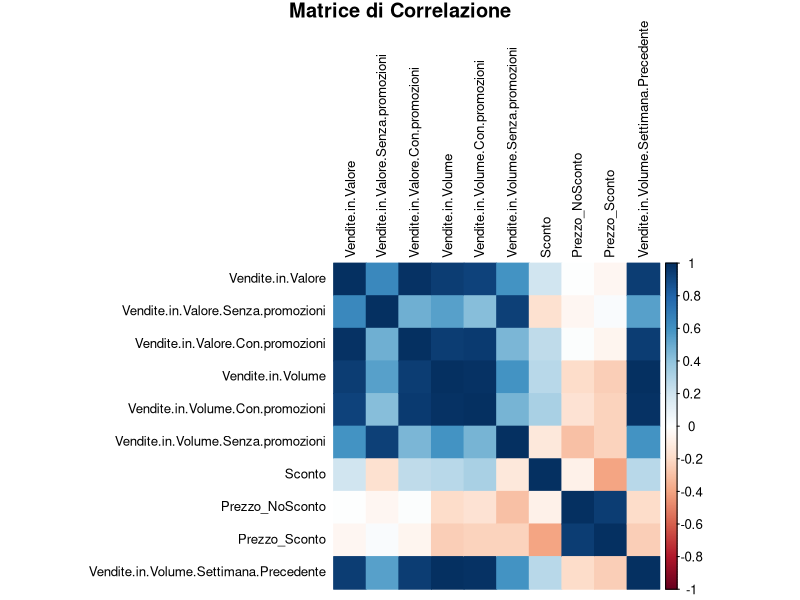
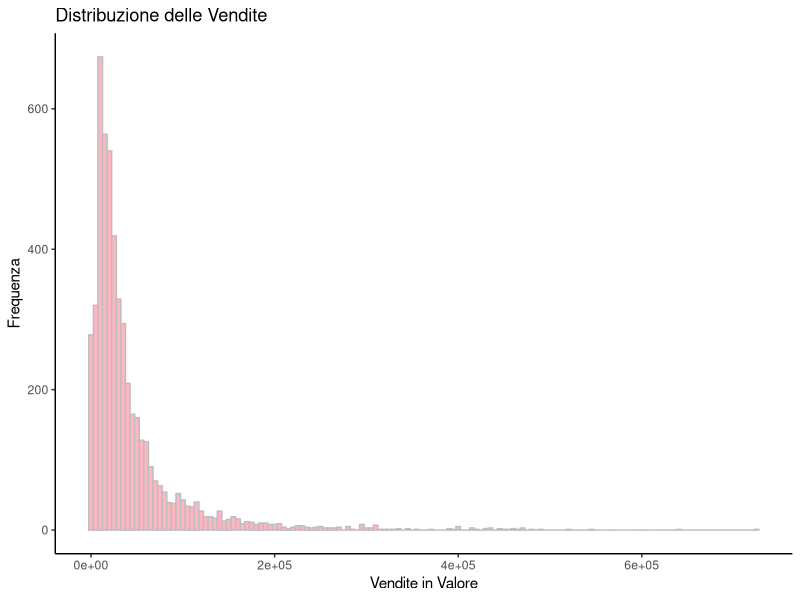
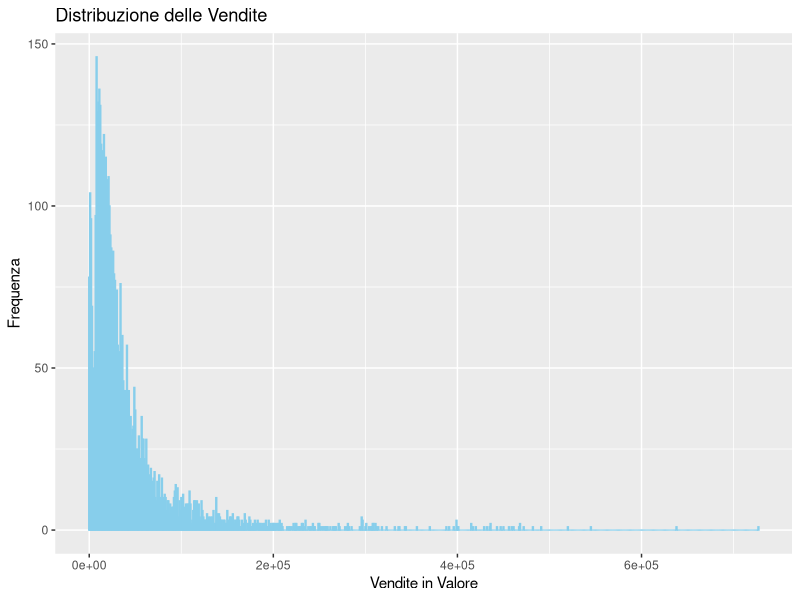
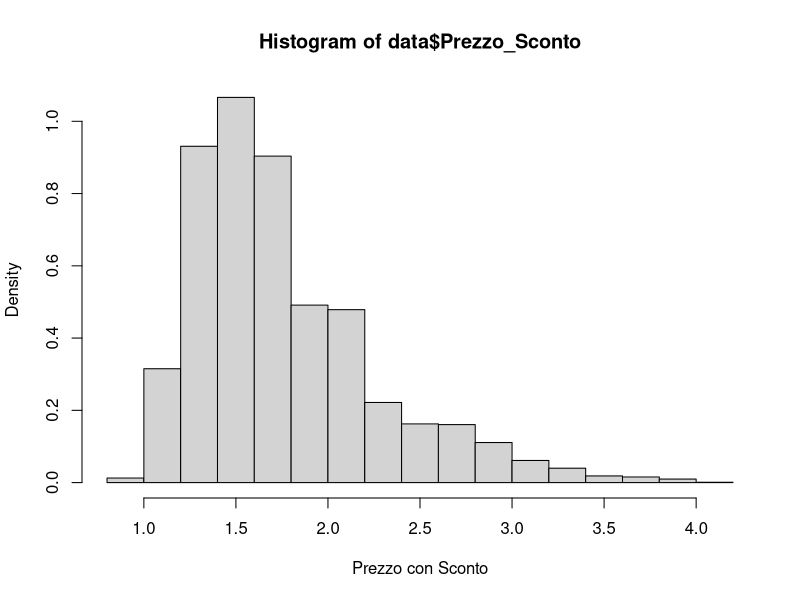
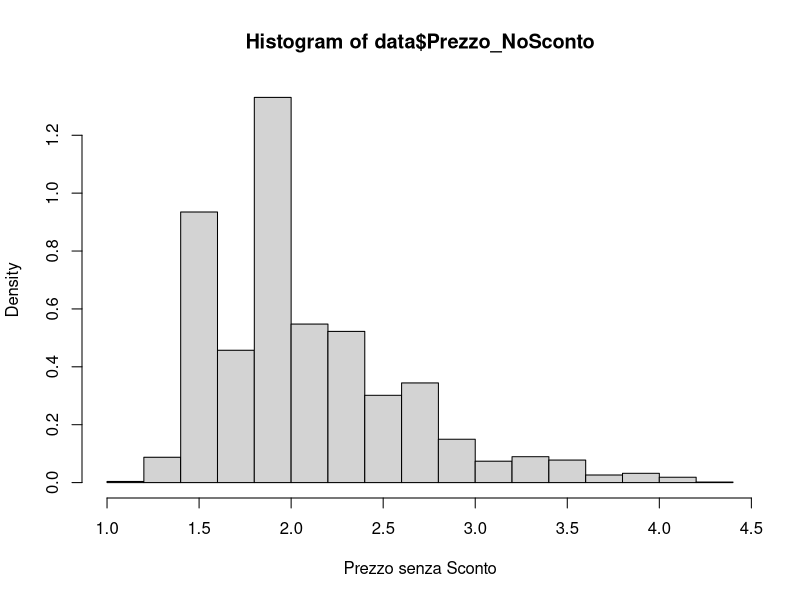
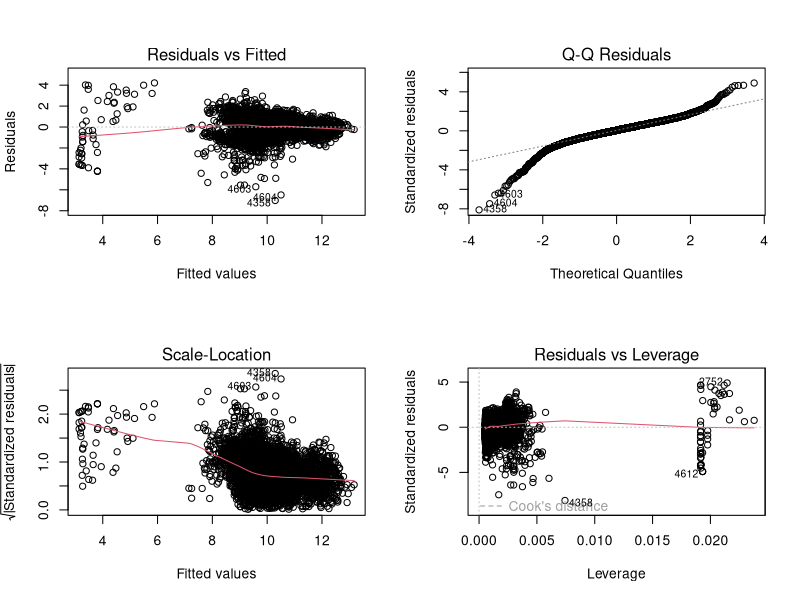
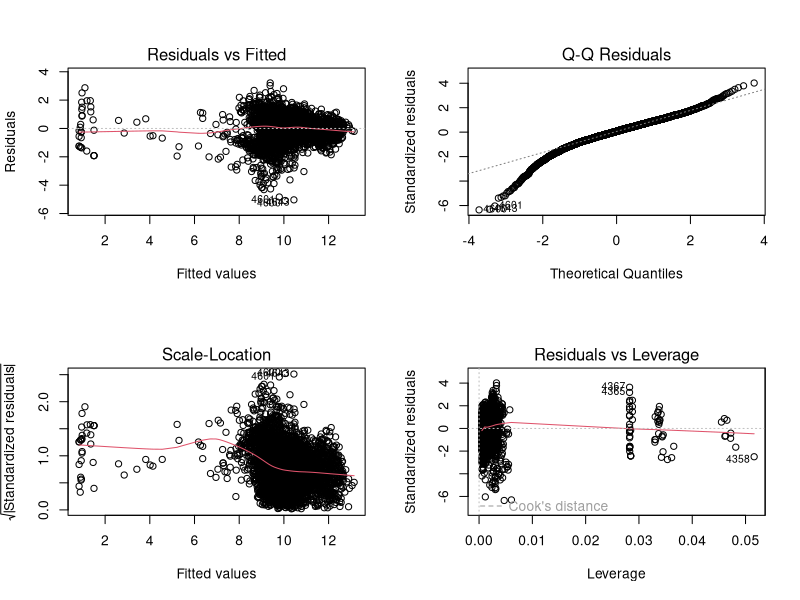
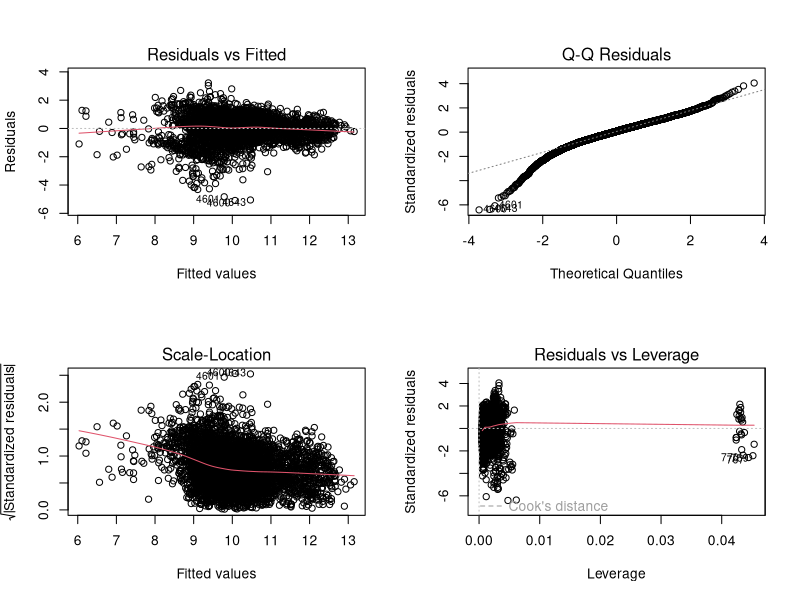

The R source for these figures, in order:
# Libraries -------------------------------------------------------------------
library(dplyr)
library(zoo)
library(ggplot2)
library(broom)
library(corrplot)
library(insight)
library(lattice)
library(lme4)
library(lubridate)
library(tidyr)
library(plm)
library(merTools)
library(nortest)


# Creating Dataset for Regression -------------------------------------------------------------------

data <- read.csv('./Datasets/top20_products.csv')

data$Time <- ymd(data$Time)
data$Year <- year(data$Time)
data$Month <- month(data$Time)

data <- data %>%
  mutate_at(vars(8:38), as.factor)

data <- data %>%
  mutate(Product = recode(Product,
                          "MORETTI BIRRA LAGER REGOLARE 4.6 % BOTTIGLIA DI VETRO 66 CL 1 CT - 800143550001" = "Moretti 66 Cl",
                          "PERONI BIRRA LAGER REGOLARE 4.7 % BOTTIGLIA DI VETRO 66 CL 1 CT - 800000106790" = "Peroni 66 Cl",
                          "HEINEKEN BIRRA LAGER REGOLARE 5 % BOTTIGLIA DI VETRO 66 CL 1 CT - 800689045420" = "Heineken 66 Cl",
                          "ICHNUSA NON FILTRATA BIRRA LAGER REGOLARE 5 % BOTTIGLIA DI VETRO 50 CL 1 CT - 800689068154" = "Ichnusa non filtrata 50 Cl",
                          "TUBORG BIRRA LAGER REGOLARE 5 % BOTTIGLIA DI VETRO 66 CL 1 CT - 800000105931" = "Tuborg 66 Cl",
                          "ICHNUSA BIRRA LAGER REGOLARE 4.7 % BOTTIGLIA DI VETRO 66 CL 1 CT - 800689075846" = "Ichnusa 66 Cl",
                          "PERONI BIRRA LAGER REGOLARE 4.7 % BOTTIGLIA DI VETRO 99 CL 3 CT - 800844000000" = "Peroni 33 Cl x 3",
                          "BECK S BIRRA LAGER REGOLARE 5 % BOTTIGLIA DI VETRO 66 CL 1 CT - 410013092378" = "Beck's 66 Cl",
                          "MORETTI BIRRA LAGER REGOLARE 4.6 % BOTTIGLIA DI VETRO 396 CL 6 CT - 800689002129" = "Moretti 66 Cl x 6",
                          "HEINEKEN BIRRA LAGER REGOLARE 5 % BOTTIGLIA DI VETRO 99 CL 3 CT - 800689043416" = "Heineken 33 Cl x 3",
                          "ICHNUSA BIRRA LAGER REGOLARE 4.7 % BOTTIGLIA DI VETRO 99 CL 3 CT - 800689032513" = "Ichnusa 33 Cl x 3",
                          "MORETTI BIRRA LAGER REGOLARE 4.6 % BOTTIGLIA DI VETRO 198 CL 6 CT - 800143522531" = "Moretti 33 Cl x 6",
                          "MORETTI BIRRA LAGER REGOLARE 4.6 % BOTTIGLIA DI VETRO 99 CL 3 CT - 800143522521" = "Moretti 33 Cl x 3",
                          "PERONI NASTRO AZZURRO BIRRA LAGER REGOLARE 5.2 % BOTTIGLIA DI VETRO 66 CL 1 CT - 800000106793" = "Peroni Nastro Azzurro 66 Cl",
                          "BAVARIA BIRRA PILSNER REGOLARE 5 % BOTTIGLIA DI VETRO 66 CL 1 CT - 871480002489" = "Bavaria 66 Cl",
                          "BIRRIFICIO ANGELO PORETTI 3 LUPPOLI BIRRA LAGER REGOLARE 4.5 % BOTTIGLIA DI VETRO 66 CL 1 CT - 800795001002" = "Poretti 3 Luppoli 66 Cl",
                          "PERONI BIRRA LAGER REGOLARE 4.7 % BOTTIGLIA DI VETRO 198 CL 6 CT - 800844051001" = "Peroni 33 Cl x 6",
                          "CORONA BIRRA LAGER REGOLARE 4.6 % BOTTIGLIA DI VETRO 35.5 CL 1 CT - 750000103281" = "Corona 35.5 Cl",
                          "DREHER BIRRA LAGER REGOLARE 4.7 % BOTTIGLIA DI VETRO 99 CL 3 CT - 800689011133" = "Dreher 33 Cl",
                          "MORETTI BIRRA LAGER REGOLARE 4.6 % LATTINA 66 CL 2 CT - 800143544001" = "Moretti 33 Cl x 2 (lattina)"))


colnames(data)[colnames(data) == "Vendite.in.Valore.Solo.Special.Pack"] <- "Sconto.Solo.Special.Pack"
colnames(data)[colnames(data) == "Vendite.in.Valore.Solo.Volantino"] <- "Sconto.Solo.Volantino"
colnames(data)[colnames(data) == "Vendite.in.Valore.Solo.Display"] <- "Sconto.Solo.Display"
colnames(data)[colnames(data) == "Vendite.in.Valore.Solo.Riduzione.Prezzo"] <- "Sconto.Solo.Riduzione.Prezzo"
colnames(data)[colnames(data) == "Vendite.in.Valore.Solo.Sconto.Loyalty"] <- "Sconto.Solo.Loyalty"
# we do the regression using only these types of discounts 
data[, 13:38] <- NULL

data$Prezzo_NoSconto <- data$Vendite.in.Valore.Senza.promozioni / data$Vendite.in.Volume.Senza.promozioni
data$Prezzo_Sconto <- data$Vendite.in.Valore.Con.promozioni / data$Vendite.in.Volume.Con.promozioni
data <- data %>%
  mutate(Prezzo_Sconto = ifelse(is.na(Prezzo_Sconto), Prezzo_NoSconto, Prezzo_Sconto))

# add column for Holidays
easter_dates <- as.Date(c("2019-04-21", "2020-04-12", "2021-04-04", "2022-04-17", "2023-04-09", "2024-03-31"))
christmas_periods <- seq.Date(from = as.Date("2019-12-20"), to = as.Date("2024-01-06"), by = "year")

is_easter_period <- function(date) {
  any(sapply(easter_dates, function(easter) abs(as.numeric(difftime(date, easter, units = "days"))) <= 7))
}

is_christmas_period <- function(date) {
  any(sapply(christmas_periods, function(christmas) {
    christmas_start <- as.Date(format(christmas, "%Y-12-20"))
    christmas_end <- as.Date(format(christmas + 17, "%Y-%m-%d")) # Natale fino a 6 Gennaio
    date >= christmas_start & date <= christmas_end
  }))
}

data <- data %>%
  mutate(is_holiday = ifelse(sapply(Time, function(date) is_easter_period(date) | is_christmas_period(date)), 1, 0))


# add a column for Summer
is_summer_period <- function(date) {
  year <- year(date)
  summer_start <- as.Date(paste0(year, "-06-21"))
  summer_end <- as.Date(paste0(year, "-09-23"))
  date >= summer_start & date <= summer_end
}

data <- data %>%
  mutate(is_summer = ifelse(sapply(Time, is_summer_period), 1, 0))

data <- data %>%
  mutate_at(vars(21:22), as.factor)


# add column for lag regression 

data <- data %>%
  arrange(Time) %>% 
  mutate(Vendite.in.Volume.Settimana.Precedente = lag(Vendite.in.Volume, default = 0))


# add cluster column

data.cluster <- read.csv('./Datasets/data_cluster.csv')
data.cluster$cluster <- data.cluster$cluster - 1
data <- merge(data, data.cluster[, c("Product", "cluster", "Time")], by = c("Product", "Time"), all.x = TRUE)
data$cluster <- as.factor(data$cluster)
# 1 is for leader, 0 for follower


# Correlation plot -------------------------------------------------------------------

numeric_vars <- data[, -c(17,18)] %>% select_if(is.numeric)
cor_matrix <- cor(numeric_vars, use = "complete.obs")
corrplot::corrplot(cor_matrix, method = 'color', type = 'full', 
         tl.col = "black", tl.cex = 0.8,
         title = "Matrice di Correlazione", mar = c(0, 0, 1, 0))

rm(numeric_vars)


# Take a look at data -------------------------------------------------------------------

ggplot(data, aes(x = Vendite.in.Volume)) + 
  geom_histogram(binwidth = 5000, fill = "lightpink", color = "grey") +
  labs(title = "Distribuzione delle Vendite", x = "Vendite in Valore", y = "Frequenza") + 
  theme_classic()

ggplot(data, aes(x = Vendite.in.Volume.Settimana.Precedente)) + 
  geom_histogram(binwidth = 1000, fill = "grey", color = "skyblue") +
  labs(title = "Distribuzione delle Vendite", x = "Vendite in Valore", y = "Frequenza")

hist(data$Prezzo_Sconto, prob = T, xlab = 'Prezzo con Sconto')
hist(data$Prezzo_NoSconto, prob = T, xlab = 'Prezzo senza Sconto')

# apply the log 
data <- data %>%
  mutate(Vendite.in.Volume.log = log(Vendite.in.Volume),
         Prezzo_Sconto.log = log(Prezzo_Sconto))

data <- data %>%
  mutate(Vendite.in.Volume.Settimana.Precedente.log = ifelse(Vendite.in.Volume.Settimana.Precedente != 0,
                                                             log(Vendite.in.Volume.Settimana.Precedente),
                                                             0))


# Linear regression for Volume Sales -------------------------------------------------------------------

model.0 <- lm(Vendite.in.Volume.log ~ Prezzo_NoSconto + Prezzo_Sconto.log +
                Sconto.Solo.Special.Pack + Sconto.Solo.Volantino + 
                Sconto.Solo.Display + Sconto.Solo.Riduzione.Prezzo + 
                Sconto.Solo.Loyalty + is_holiday + is_summer + Month + Year + cluster,
              data = data)
summary(model.0) # 0.6138 
# the model is significative, with a good R2

model.1 <- lm(Vendite.in.Volume.log ~ Prezzo_NoSconto + Prezzo_Sconto.log +
                Sconto.Solo.Volantino + 
                Sconto.Solo.Display + Sconto.Solo.Riduzione.Prezzo + 
                Sconto.Solo.Loyalty + is_holiday + is_summer + Month + Year + cluster,
              data = data)
summary(model.1) # 0.6128

model.2 <- lm(Vendite.in.Volume.log ~ Prezzo_NoSconto + Prezzo_Sconto.log +
                Sconto.Solo.Volantino + 
                Sconto.Solo.Display + Sconto.Solo.Riduzione.Prezzo + 
                is_holiday + is_summer + Month + Year + cluster,
              data = data)
summary(model.2) # 0.6116

model.3 <- lm(Vendite.in.Volume.log ~ Prezzo_NoSconto + Prezzo_Sconto.log +
                Sconto.Solo.Volantino + 
                Sconto.Solo.Display + Sconto.Solo.Riduzione.Prezzo + 
                is_holiday + is_summer + Year + cluster,
              data = data)
summary(model.3) # 0.6104

model.4 <- lm(Vendite.in.Volume.log ~ Prezzo_NoSconto + Prezzo_Sconto.log +
                Sconto.Solo.Volantino + 
                Sconto.Solo.Display + Sconto.Solo.Riduzione.Prezzo + 
                is_summer + Year + cluster,
              data = data)
summary(model.4) # 0.6083

model.5 <- lm(Vendite.in.Volume.log ~ Prezzo_NoSconto + Prezzo_Sconto.log +
                Sconto.Solo.Volantino + 
                Sconto.Solo.Display + Sconto.Solo.Riduzione.Prezzo + 
                is_summer + cluster,
              data = data) # 0.601
summary(model.5) 


model.6 <- lm(Vendite.in.Volume.log ~ Prezzo_NoSconto + Prezzo_Sconto.log +
                Sconto.Solo.Volantino + 
                Sconto.Solo.Display + Sconto.Solo.Riduzione.Prezzo + 
                cluster,
              data = data) # 0.585
summary(model.6) 

model.7 <- lm(Vendite.in.Volume.log ~ Prezzo_NoSconto + Prezzo_Sconto.log +
                Sconto.Solo.Display + Sconto.Solo.Riduzione.Prezzo + 
                cluster,
              data = data) # 0.5664
summary(model.7) 

# select model.5 (it seems the most complete to me)


# Model Diagnostic -------------------------------------------------------------------

par(mfrow = c(2,2))
plot(model.5)

ad.test(residuals(model.5))

# proviamo ad aggiungere una dummy sui volumi bassi, potrebbero essere quelli che
# peggiorano il fit
data$Volumi.bassi <- as.factor(ifelse(data$Vendite.in.Volume < 100, 1, 0))

model.5.1 <- lm(Vendite.in.Volume.log ~ Prezzo_NoSconto + Prezzo_Sconto.log +
                Sconto.Solo.Volantino + 
                Sconto.Solo.Display + Sconto.Solo.Riduzione.Prezzo + 
                is_summer + cluster + Volumi.bassi,
              data = data) # 0.6609
summary(model.5.1) 

par(mfrow = c(2,2))
plot(model.5.1)
# il fit non è comunque bello ma R2 si è alzato

# proviamo a togliere queste osservazioni


# Regression without Outliers -------------------------------------------------------------------

data.no.out <- data[data$Vendite.in.Volume >= 100, ]

model.no.out <- lm(Vendite.in.Volume.log ~ Prezzo_NoSconto + Prezzo_Sconto.log +
                Sconto.Solo.Volantino + 
                Sconto.Solo.Display + Sconto.Solo.Riduzione.Prezzo + 
                is_summer + cluster,
              data = data.no.out)
summary(model.no.out) # 0.5397

par(mfrow = c(2,2))
plot(model.no.out) # omoschedasticità direi ok 


# PLM Regression -------------------------------------------------------------------

model.5.2 <- plm(Vendite.in.Volume.log ~ Prezzo_NoSconto + Prezzo_Sconto.log +
                Sconto.Solo.Volantino + 
                Sconto.Solo.Display + Sconto.Solo.Riduzione.Prezzo + 
                is_summer + cluster + Volumi.bassi, 
                data = data, 
                index = c("Product"))
summary(model.5.2) # 0.65443
# cluster non lo prende in considerazione perchè è relativo a ogni Product 

residuals <- residuals(model.5.2)
fitted_values <- as.numeric(fitted(model.5.2))

par(mfrow = c(1, 2))

plot(fitted_values, residuals, main = "Residuals vs Fitted", xlab = "Fitted values", ylab = "Residuals")
abline(h = 0, col = "red")

qqnorm(residuals)
qqline(residuals, col = "red", lwd = 2)


# without outliers 

model.5.2.no.out <- plm(Vendite.in.Volume.log ~ Prezzo_NoSconto + Prezzo_Sconto.log +
                   Sconto.Solo.Volantino + 
                   Sconto.Solo.Display + Sconto.Solo.Riduzione.Prezzo + 
                   is_summer + cluster,  
                   data = data.no.out, 
                   index = c("Product"))
summary(model.5.2.no.out) # 0.40383

residuals <- residuals(model.5.2.no.out)
fitted_values <- as.numeric(fitted(model.5.2.no.out))

par(mfrow = c(1, 2))

plot(fitted_values, residuals, main = "Residuals vs Fitted", xlab = "Fitted values", ylab = "Residuals")
abline(h = 0, col = "red")

qqnorm(residuals)
qqline(residuals, col = "red", lwd = 2)


# Lag regression -------------------------------------------------------------------

fit.0 <- lm(Vendite.in.Volume.log ~ Prezzo_NoSconto + Prezzo_Sconto.log +
              Sconto.Solo.Volantino + 
              Sconto.Solo.Display + Sconto.Solo.Riduzione.Prezzo + 
              is_summer + cluster + Volumi.bassi + 
              Vendite.in.Volume.Settimana.Precedente.log, data = data)
summary(fit.0)
# non ha molto senso, ci viene un'interpolazione lineare


# Prediction -------------------------------------------------------------------

data <- data[order(data$Time), ]

split_point <- floor(nrow(data) * 0.8)

train_data <- data[1:split_point, ]
test_data <- data[(split_point + 1):nrow(data), ]

predictions <- predict(model.5.1, newdata = test_data)
actual <- test_data$Vendite.in.Volume.log

MAE <- mean(abs(predictions - actual)) # 0.721864 
MSE <- mean((predictions - actual)^2) # 1.070857 

cat("Mean Absolute Error (MAE):", MAE, "\n")
cat("Mean Squared Error (MSE):", MSE, "\n")

predictions <- predict(model.5.1, newdata = test_data, interval = "prediction")

results <- data.frame(
  Data = test_data$Time,
  Product = test_data$Product,
  Actual = test_data$Vendite.in.Volume.log,
  Predicted = predictions[, 1],  
  Lower_CI = predictions[, "lwr"],  
  Upper_CI = predictions[, "upr"] 
)


# prediction for Moretti 

result.moretti <- results[which(results$Product == 'Moretti 66 Cl'),]

ggplot(result.moretti, aes(x = Data)) +
  geom_line(aes(y = Actual), color = "blue") +
  geom_point(aes(y = Actual), color = "blue") +
  geom_line(aes(y = Predicted), color = "orange") +
  geom_point(aes(y = Predicted), color = "orange") +
  geom_ribbon(aes(ymin = Lower_CI, ymax = Upper_CI), alpha = 0.2, fill = "orange") +
  scale_color_manual(values = c("predicted" = "orange", "actual" = "blue"), labels = c("Predicted", "Actual")) +
  scale_fill_manual(values = c("predicted" = "orange", "actual" = "blue"), labels = c("Predicted", "Actual")) +
  theme_minimal() +
  labs(x = "Time", y = "Volume Sales", title = "Prediction Intervals for Moretti") 

# for the legend
result.moretti_long <- result.moretti %>%
  pivot_longer(cols = c("Actual", "Predicted"), names_to = "variable", values_to = "value")
ggplot(result.moretti_long, aes(x = Data, y = value, color = variable)) +
  geom_line() +
  geom_point() +
  theme_minimal() +
  labs(x = "Time", y = "Volume Sales", title = "Prediction Intervals for Moretti", color = "Legend") +
  theme(legend.position = "right") +
  scale_color_manual(values = c("Actual" = "blue", "Predicted" = "orange"))


# Coefficients -------------------------------------------------------------------

model_summary <- tidy(model.5.1, conf.int = TRUE)

ggplot(model_summary, aes(y = term, x = estimate)) +
  geom_point(size = 1, col = 'red') +
  geom_errorbarh(aes(xmin = conf.low, xmax = conf.high), height = 0.2, lwd = 0.7, col = 'red') +
  theme_minimal() +
  labs(title = "95% CI for Beta",
       y = "Coefficient",
       x = "")


# LMM Product -----------------------------------------------------------------------------

boxplot(residuals(model.5.1) ~ data$Product, col = 'lightgreen')

fm1mer.0 <- lmer(Vendite.in.Volume.log ~ Prezzo_NoSconto + Prezzo_Sconto.log +
                 Sconto.Solo.Volantino + 
                 Sconto.Solo.Display + Sconto.Solo.Riduzione.Prezzo + 
                 is_summer + cluster + Volumi.bassi + (1|Product),
               data = data)

sigma2_eps <- as.numeric(get_variance_residual(fm1mer.0))
sigma2_eps # var of error
sigma2_b <- as.numeric(get_variance_random(fm1mer.0))
sigma2_b # var of random intercept
PVRE <- sigma2_b/(sigma2_b+sigma2_eps)
PVRE # 0.6851717

# visualization of the random intercepts with their 95% confidence intervals
dotplot(ranef(fm1mer.0, condVar=T))


fm1mer.1 <- lmer(Vendite.in.Volume.log ~ Prezzo_NoSconto + Prezzo_Sconto.log +
                 Sconto.Solo.Volantino + 
                 Sconto.Solo.Display + Sconto.Solo.Riduzione.Prezzo + 
                 is_summer + cluster + Volumi.bassi + (1 + Prezzo_Sconto.log|Product),
               data = data)

sigma2_eps <- as.numeric(get_variance_residual(fm1mer.1))
sigma2_eps # var of error
sigma2_b <- as.numeric(get_variance_random(fm1mer.1))
sigma2_b # var of random intercept
PVRE <- sigma2_b/(sigma2_b+sigma2_eps)
PVRE # 0.8935421

# visualization of the random intercepts with their 95% confidence intervals
dotplot(ranef(fm1mer.1, condVar=T))

anova(fm1mer.0, fm1mer.1) 


fm1mer.2 <- lmer(Vendite.in.Volume.log ~ Prezzo_NoSconto + Prezzo_Sconto.log +
                   Sconto.Solo.Volantino + 
                   Sconto.Solo.Display + Sconto.Solo.Riduzione.Prezzo + 
                   is_summer + cluster + Volumi.bassi + 
                   (1 + Prezzo_Sconto.log + Prezzo_NoSconto|Product),
                 data = data)

sigma2_eps <- as.numeric(get_variance_residual(fm1mer.2))
sigma2_eps # var of error
sigma2_b <- as.numeric(get_variance_random(fm1mer.2))
sigma2_b # var of random intercept
PVRE <- sigma2_b/(sigma2_b+sigma2_eps)
PVRE # 0.9197901

# visualization of the random intercepts with their 95% confidence intervals
dotplot(ranef(fm1mer.2, condVar=T))

anova(fm1mer.1, fm1mer.2)

# Diagnostic
# 1) Assessing Assumption on the within-group errors
plot(fm1mer.2, col = 'black')  ## Pearson and raw residuals are the same now
qqnorm(resid(fm1mer.2))
qqline(resid(fm1mer.2), col='red', lwd=2)    

# 2) Assessing Assumption on the Random Effects
qqnorm(unlist(ranef(fm1mer.2)$Product), main='Normal Q-Q Plot - Random Effects on Intercept')
qqline(unlist(ranef(fm1mer.2)$Product), col='red', lwd=2)


# Prediction on test set
data <- data[order(data$Time), ]
split_point <- floor(nrow(data) * 0.8)
train_data <- data[1:split_point, ]
test_data <- data[(split_point + 1):nrow(data), ]
predictions <- predict(fm1mer.2, newdata = test_data)
actual <- test_data$Vendite.in.Volume.log

MAE <- mean(abs(predictions - actual)) # 0.4654202 
MSE <- mean((predictions - actual)^2) # 0.5529891 

pred_intervals <- predictInterval(fm1mer.2, newdata = test_data, n.sims = 1000, level = 0.95)

results <- data.frame(
  Data = test_data$Time,
  Product = test_data$Product,
  Actual = test_data$Vendite.in.Volume.log,
  Predicted = predictions,  
  Lower_CI = pred_intervals[, "lwr"],  
  Upper_CI = pred_intervals[, "upr"] 
)


# prediction for Moretti 

result.moretti <- results[which(results$Product == 'Moretti 66 Cl'),]

ggplot(result.moretti, aes(x = Data)) +
  geom_line(aes(y = Actual), color = "blue") +
  geom_point(aes(y = Actual), color = "blue") +
  geom_line(aes(y = Predicted), color = "orange") +
  geom_point(aes(y = Predicted), color = "orange") +
  geom_ribbon(aes(ymin = Lower_CI, ymax = Upper_CI), alpha = 0.2, fill = "orange") +
  scale_color_manual(values = c("predicted" = "orange", "actual" = "blue"), labels = c("Predicted", "Actual")) +
  scale_fill_manual(values = c("predicted" = "orange", "actual" = "blue"), labels = c("Predicted", "Actual")) +
  theme_minimal() +
  labs(x = "Time", y = "Volume Sales", title = "Prediction Intervals for Moretti - LMM Product") +
  theme(legend.position = "bottom")


# LMM Brand -----------------------------------------------------------------------------

boxplot(residuals(model.5.1) ~ data$Brand, col = 'lightgreen')

fm2mer.0 <- lmer(Vendite.in.Volume.log ~ Prezzo_NoSconto + Prezzo_Sconto.log +
                 Sconto.Solo.Volantino + 
                 Sconto.Solo.Display + Sconto.Solo.Riduzione.Prezzo + 
                 is_summer + cluster + Volumi.bassi + (1|Brand),
               data = data)

sigma2_eps <- as.numeric(get_variance_residual(fm2mer.0))
sigma2_eps # var of error
sigma2_b <- as.numeric(get_variance_random(fm2mer.0))
sigma2_b # var of random intercept
PVRE <- sigma2_b/(sigma2_b+sigma2_eps)
PVRE # 0.6471791

# visualization of the random intercepts with their 95% confidence intervals
dotplot(ranef(fm2mer.0, condVar=T))


fm2mer.1 <- lmer(Vendite.in.Volume.log ~ Prezzo_NoSconto + Prezzo_Sconto.log +
                 Sconto.Solo.Volantino + 
                 Sconto.Solo.Display + Sconto.Solo.Riduzione.Prezzo + 
                 is_summer + cluster + Volumi.bassi + (1 + Prezzo_Sconto.log|Brand),
               data = data)

sigma2_eps <- as.numeric(get_variance_residual(fm2mer.1))
sigma2_eps # var of error
sigma2_b <- as.numeric(get_variance_random(fm2mer.1))
sigma2_b # var of random intercept
PVRE <- sigma2_b/(sigma2_b+sigma2_eps)
PVRE # 0.906462

# visualization of the random intercepts with their 95% confidence intervals
dotplot(ranef(fm2mer.1, condVar=T))

anova(fm2mer.0, fm2mer.1) # -> fm2mer.1


fm2mer.2 <- lmer(Vendite.in.Volume.log ~ Prezzo_NoSconto + Prezzo_Sconto.log +
                   Sconto.Solo.Volantino + 
                   Sconto.Solo.Display + Sconto.Solo.Riduzione.Prezzo + 
                   is_summer + cluster + Volumi.bassi + 
                   (1 + Prezzo_Sconto.log + Prezzo_NoSconto|Brand),
                 data = data)

sigma2_eps <- as.numeric(get_variance_residual(fm2mer.2))
sigma2_eps # var of error
sigma2_b <- as.numeric(get_variance_random(fm2mer.2))
sigma2_b # var of random intercept
PVRE <- sigma2_b/(sigma2_b+sigma2_eps)
PVRE # 0.9278132

# visualization of the random intercepts with their 95% confidence intervals
dotplot(ranef(fm2mer.2, condVar=T))

anova(fm2mer.1, fm2mer.2) # -> fm2mer.2

# Diagnostic
# 1) Assessing Assumption on the within-group errors
plot(fm2mer.2, col = 'black')  ## Pearson and raw residuals are the same now
qqnorm(resid(fm2mer.2))
qqline(resid(fm2mer.2), col='red', lwd=2)    

# 2) Assessing Assumption on the Random Effects
qqnorm(unlist(ranef(fm2mer.2)$Brand), main='Normal Q-Q Plot - Random Effects on Intercept')
qqline(unlist(ranef(fm2mer.2)$Brand), col='red', lwd=2)


# Prediction on test set
predictions <- predict(fm2mer.2, newdata = test_data)
actual <- test_data$Vendite.in.Volume.log

MAE <- mean(abs(predictions - actual)) # 0.5439345 
MSE <- mean((predictions - actual)^2) # 0.6940848 

pred_intervals <- predictInterval(fm2mer.2, newdata = test_data, n.sims = 1000, level = 0.95)

results <- data.frame(
  Data = test_data$Time,
  Product = test_data$Product,
  Actual = test_data$Vendite.in.Volume.log,
  Predicted = predictions,  
  Lower_CI = pred_intervals[, "lwr"],  
  Upper_CI = pred_intervals[, "upr"] 
)


# prediction for Moretti 

result.moretti <- results[which(results$Product == 'Moretti 66 Cl'),]

ggplot(result.moretti, aes(x = Data)) +
  geom_line(aes(y = Actual), color = "blue") +
  geom_point(aes(y = Actual), color = "blue") +
  geom_line(aes(y = Predicted), color = "orange") +
  geom_point(aes(y = Predicted), color = "orange") +
  geom_ribbon(aes(ymin = Lower_CI, ymax = Upper_CI), alpha = 0.2, fill = "orange") +
  scale_color_manual(values = c("predicted" = "orange", "actual" = "blue"), labels = c("Predicted", "Actual")) +
  scale_fill_manual(values = c("predicted" = "orange", "actual" = "blue"), labels = c("Predicted", "Actual")) +
  theme_minimal() +
  labs(x = "Time", y = "Volume Sales", title = "Prediction Intervals for Moretti - LMM Brand") +
  theme(legend.position = "bottom")


# Final comparison between LMM Product, LMM Brand & LM -------------------------------

anova(fm1mer.2, fm2mer.2)
# fm1mer.2 in better

AIC(model.5.1) 
